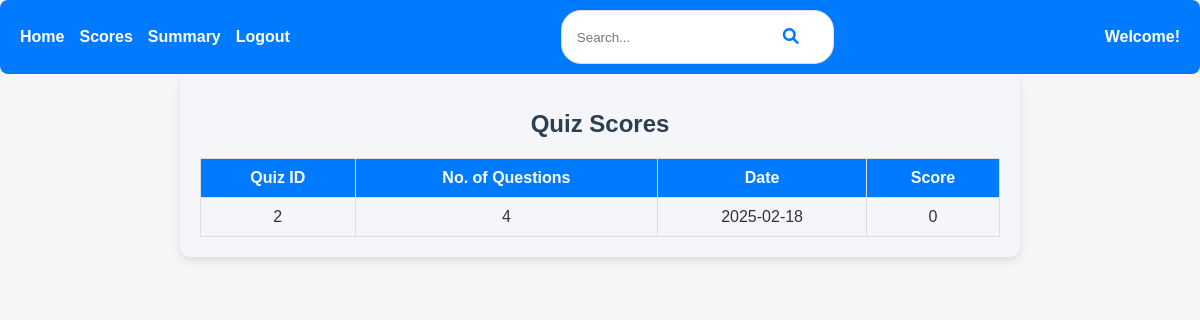
The app's page /user/scores (signed in), older data.
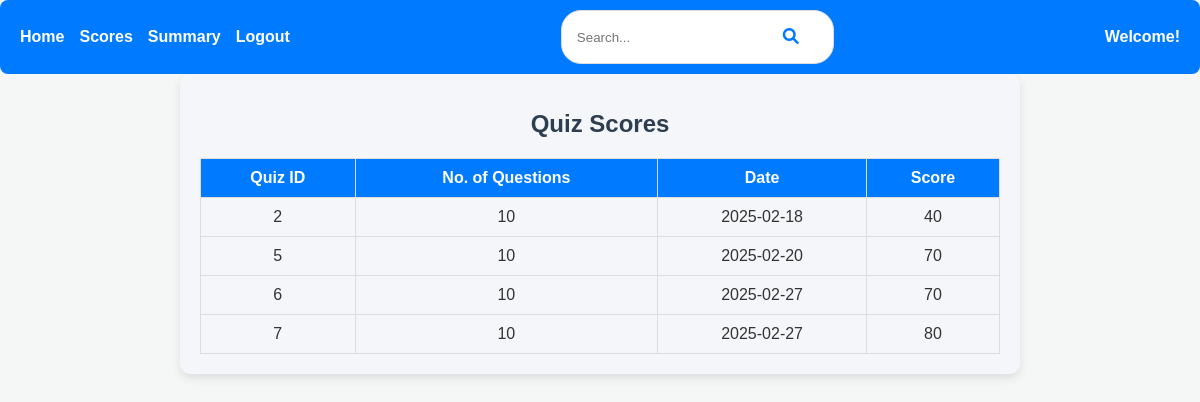
The same page, newer data.
### backend/models.py (models this page shows)
class Score(db.Model):
    __tablename__ = 'score'
    id = db.Column(db.Integer, primary_key=True)
    quiz_id = db.Column(db.Integer, db.ForeignKey('quiz.id', ondelete="CASCADE"), nullable=False)
    user_id = db.Column(db.Integer, db.ForeignKey('user_info.id', ondelete="CASCADE"), nullable=False)
    timestamp = db.Column(db.DateTime, default=db.func.current_timestamp())
    total_score = db.Column(db.Float, nullable=False)  # Use Float for percentage scores
    duration_seconds = db.Column(db.Integer, nullable=False)

class Quiz(db.Model):
    __tablename__ = 'quiz'
    id = db.Column(db.Integer, primary_key=True)
    chapter_id = db.Column(db.Integer, db.ForeignKey('chapter.id', ondelete="CASCADE"), nullable=False)
    date_of_quiz = db.Column(db.Date, nullable=False)
    duration_seconds = db.Column(db.Integer, nullable=False)
    remarks = db.Column(db.Text)
    questions = db.relationship('Question', backref='quiz', lazy='subquery', cascade='all, delete-orphan')
    scores = db.relationship('Score', backref='quiz', lazy='dynamic', cascade='all, delete-orphan')

### backend/controllers.py (the view)
@app.route('/user/scores')
def user_scores():
    user_email = session.get('user_email')
    user = User_Info.query.filter_by(email=user_email).first() if user_email else None
    if not user:
        return redirect('/login')
    scores = Score.query.filter_by(user_id=user.id).all()
    return render_template('user/user_scores.html', scores=scores)

### templates/user/user_scores.html (shortened to what this page needs)
{% extends "user/user_base.html" %}
{% block content %}
<div class="dashboard">
    <h1>Quiz Scores</h1>
    <table>
        <thead>
            <tr>
                <th>Quiz ID</th>
                <th>No. of Questions</th>
                <th>Date</th>
                <th>Score</th>
            </tr>
        </thead>
        <tbody>
            {% for score in scores %}
            <tr>
                <td>{{ score.quiz.id }}</td>
                <td>{{ score.quiz.questions | length }}</td>
                <td>{{ score.quiz.date_of_quiz.strftime('%Y-%m-%d') }}</td>
                <td>{{ score.total_score }}</td>
            </tr>
            {% endfor %}
        </tbody>
    </table>
</div>
{% endblock %}

Row changes from the older to the newer data that the page shows:
changed Score (number 1 of 4 on the later page): quiz.questions|length "4" → "10"; total_score "0" → "40"
added Score: quiz.id "5", quiz.questions|length "10", quiz.date_of_quiz "2025-02-20", total_score "70"
added Score: quiz.id "6", quiz.questions|length "10", quiz.date_of_quiz "2025-02-27", total_score "70"
added Score: quiz.id "7", quiz.questions|length "10", quiz.date_of_quiz "2025-02-27", total_score "80"
